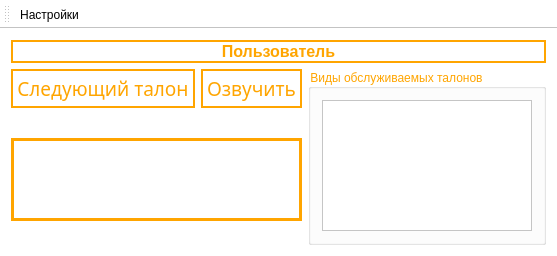
<?xml version="1.0" encoding="UTF-8"?>
<ui version="4.0">
 <class>MainWindow</class>
 <widget class="QMainWindow" name="MainWindow">
  <property name="geometry">
   <rect>
    <x>0</x>
    <y>0</y>
    <width>557</width>
    <height>256</height>
   </rect>
  </property>
  <property name="font">
   <font>
    <pointsize>8</pointsize>
   </font>
  </property>
  <property name="windowTitle">
   <string>Регистратор электронной очереди</string>
  </property>
  <property name="windowIcon">
   <iconset resource="res.qrc">
    <normaloff>:/icons/icons/seo.svg</normaloff>:/icons/icons/seo.svg</iconset>
  </property>
  <property name="styleSheet">
   <string notr="true">background-color: white;</string>
  </property>
  <widget class="QWidget" name="centralWidget">
   <layout class="QVBoxLayout" name="verticalLayout_4">
    <item>
     <layout class="QVBoxLayout" name="verticalLayout_3">
      <item>
       <widget class="QLabel" name="lblUserName">
        <property name="enabled">
         <bool>false</bool>
        </property>
        <property name="font">
         <font>
          <pointsize>12</pointsize>
          <weight>75</weight>
          <bold>true</bold>
         </font>
        </property>
        <property name="styleSheet">
         <string notr="true">color: orange;</string>
        </property>
        <property name="frameShape">
         <enum>QFrame::Box</enum>
        </property>
        <property name="frameShadow">
         <enum>QFrame::Plain</enum>
        </property>
        <property name="lineWidth">
         <number>2</number>
        </property>
        <property name="text">
         <string>Пользователь</string>
        </property>
        <property name="scaledContents">
         <bool>true</bool>
        </property>
        <property name="alignment">
         <set>Qt::AlignCenter</set>
        </property>
       </widget>
      </item>
      <item>
       <layout class="QHBoxLayout" name="horizontalLayout_2">
        <item>
         <layout class="QVBoxLayout" name="verticalLayout">
          <item>
           <layout class="QHBoxLayout" name="horizontalLayout">
            <item>
             <widget class="QPushButton" name="btnNext">
              <property name="font">
               <font>
                <family>Century Gothic</family>
                <pointsize>14</pointsize>
               </font>
              </property>
              <property name="cursor">
               <cursorShape>PointingHandCursor</cursorShape>
              </property>
              <property name="styleSheet">
               <string notr="true">QPushButton
{
	padding: 4px;
    font-family: &quot;Century Gothic&quot;;
    color: orange;
    background-color: white;
    border: 2px solid orange;
}
QPushButton:hover
{
    color: white;
    background-color: orange;
}
QPushButton:pressed
{
    border: 3px solid white;
    color: white;
    background-color: #E74C3C;
}</string>
              </property>
              <property name="text">
               <string>Следующий талон</string>
              </property>
              <property name="checkable">
               <bool>false</bool>
              </property>
              <property name="checked">
               <bool>false</bool>
              </property>
              <property name="flat">
               <bool>true</bool>
              </property>
             </widget>
            </item>
            <item>
             <widget class="QPushButton" name="btnVoiceTicket">
              <property name="font">
               <font>
                <family>Century Gothic</family>
                <pointsize>14</pointsize>
               </font>
              </property>
              <property name="cursor">
               <cursorShape>PointingHandCursor</cursorShape>
              </property>
              <property name="styleSheet">
               <string notr="true">QPushButton
{
	padding: 4px;
    font-family: &quot;Century Gothic&quot;;
    color: orange;
    background-color: white;
    border: 2px solid orange;
}
QPushButton:hover
{
    color: white;
    background-color: orange;
}
QPushButton:pressed
{
    border: 3px solid white;
    color: white;
    background-color: #E74C3C;
}</string>
              </property>
              <property name="text">
               <string>Озвучить</string>
              </property>
              <property name="flat">
               <bool>true</bool>
              </property>
             </widget>
            </item>
           </layout>
          </item>
          <item>
           <spacer name="verticalSpacer">
            <property name="orientation">
             <enum>Qt::Vertical</enum>
            </property>
            <property name="sizeHint" stdset="0">
             <size>
              <width>20</width>
              <height>40</height>
             </size>
            </property>
           </spacer>
          </item>
          <item>
           <widget class="QLabel" name="lblTicketNumber">
            <property name="font">
             <font>
              <pointsize>50</pointsize>
              <weight>75</weight>
              <italic>false</italic>
              <bold>true</bold>
              <underline>false</underline>
              <strikeout>false</strikeout>
              <kerning>true</kerning>
             </font>
            </property>
            <property name="styleSheet">
             <string notr="true">QLabel
{
	color: orange;
	background-color: white;
}

QLabel:hover
{
	color:  rgb(0, 170, 0);
}</string>
            </property>
            <property name="frameShape">
             <enum>QFrame::Box</enum>
            </property>
            <property name="frameShadow">
             <enum>QFrame::Plain</enum>
            </property>
            <property name="lineWidth">
             <number>3</number>
            </property>
            <property name="text">
             <string/>
            </property>
            <property name="scaledContents">
             <bool>true</bool>
            </property>
            <property name="alignment">
             <set>Qt::AlignCenter</set>
            </property>
           </widget>
          </item>
          <item>
           <spacer name="verticalSpacer_2">
            <property name="orientation">
             <enum>Qt::Vertical</enum>
            </property>
            <property name="sizeHint" stdset="0">
             <size>
              <width>20</width>
              <height>40</height>
             </size>
            </property>
           </spacer>
          </item>
         </layout>
        </item>
        <item>
         <spacer name="horizontalSpacer">
          <property name="orientation">
           <enum>Qt::Horizontal</enum>
          </property>
          <property name="sizeHint" stdset="0">
           <size>
            <width>40</width>
            <height>20</height>
           </size>
          </property>
         </spacer>
        </item>
        <item>
         <widget class="QGroupBox" name="groupBox">
          <property name="styleSheet">
           <string notr="true">color: orange;</string>
          </property>
          <property name="title">
           <string>Виды обслуживаемых талонов</string>
          </property>
          <layout class="QVBoxLayout" name="verticalLayout_2">
           <item>
            <widget class="QTreeWidget" name="twTicketActions">
             <property name="minimumSize">
              <size>
               <width>200</width>
               <height>125</height>
              </size>
             </property>
             <property name="headerHidden">
              <bool>true</bool>
             </property>
             <property name="columnCount">
              <number>2</number>
             </property>
             <attribute name="headerVisible">
              <bool>false</bool>
             </attribute>
             <column>
              <property name="text">
               <string notr="true">1</string>
              </property>
             </column>
             <column>
              <property name="text">
               <string notr="true">2</string>
              </property>
             </column>
            </widget>
           </item>
          </layout>
         </widget>
        </item>
       </layout>
      </item>
     </layout>
    </item>
   </layout>
  </widget>
  <widget class="QToolBar" name="toolBar">
   <property name="windowTitle">
    <string>toolBar</string>
   </property>
   <attribute name="toolBarArea">
    <enum>TopToolBarArea</enum>
   </attribute>
   <attribute name="toolBarBreak">
    <bool>false</bool>
   </attribute>
   <addaction name="actionSettings"/>
  </widget>
  <action name="actionSettings">
   <property name="icon">
    <iconset resource="res.qrc">
     <normaloff>:/icons/icons/settings.svg</normaloff>:/icons/icons/settings.svg</iconset>
   </property>
   <property name="text">
    <string>Настройки</string>
   </property>
  </action>
 </widget>
 <layoutdefault spacing="6" margin="11"/>
 <resources>
  <include location="res.qrc"/>
 </resources>
 <connections/>
</ui>
